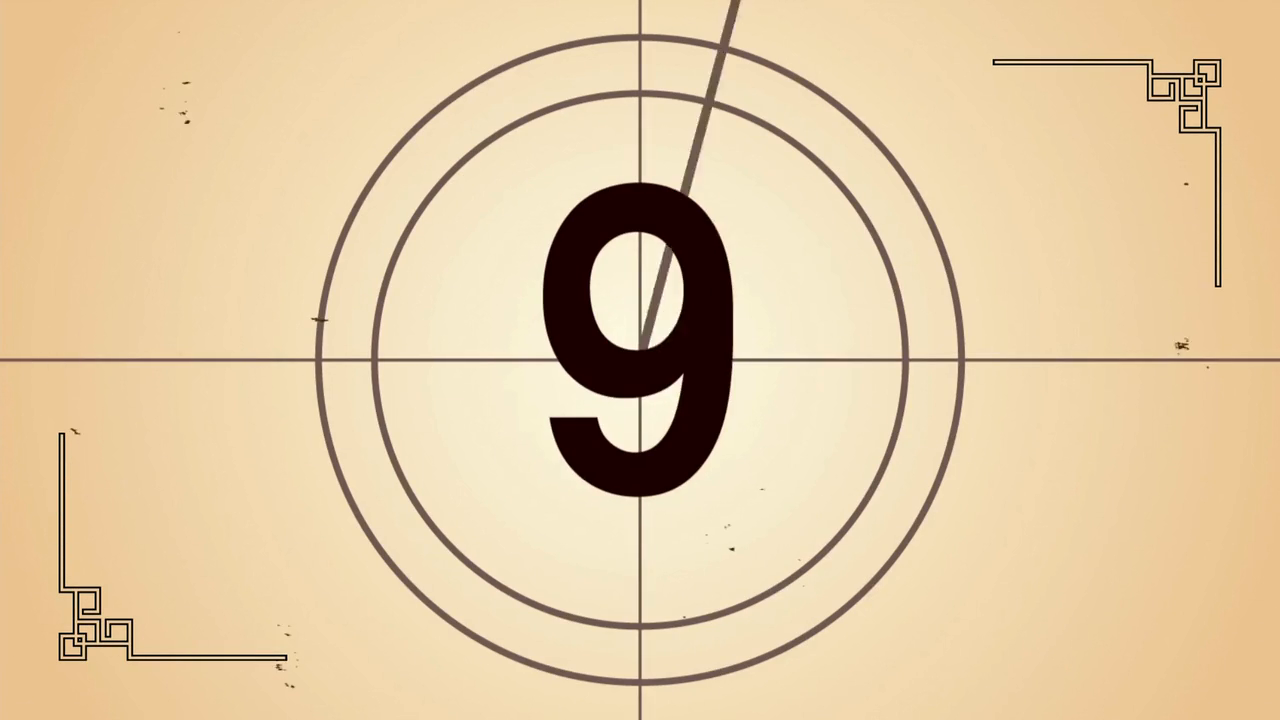
#> input picture frame 32 of Experiment 8 - Solutions by students/experiment08/input_video.mp4, 1280 x 720 px
$ python exp08.py
#> lines starting #> are read from the running program, lines starting #| are printed output that depends on the picture
import os
import urllib.request
import cv2
import numpy as np

# -------------------------------------------------------------------------
# Step 1: Load video sequence (downloading car-detection benchmark)
# -------------------------------------------------------------------------
VIDEO_PATH = "input_video.mp4"


if not os.path.exists(VIDEO_PATH):
    print("Downloading car-detection.mp4...")
    urllib.request.urlretrieve(VIDEO_URL, VIDEO_PATH)
    print("Download finished.")

cap = cv2.VideoCapture(VIDEO_PATH)
fps = cap.get(cv2.CAP_PROP_FPS)
if fps <= 0:
    fps = 30.0

ret, first_frame = cap.read()
#> first_frame is the input picture: shape (720, 1280, 3); mean B, G, R 164.3, 202.1, 226.6
if not ret:
    cap.release()
    raise RuntimeError("Failed to read video.")

# -------------------------------------------------------------------------
# Step 2: Grayscale conversion & Shi-Tomasi Feature Corner Detection
# -------------------------------------------------------------------------
prev_gray = cv2.cvtColor(first_frame, cv2.COLOR_BGR2GRAY)
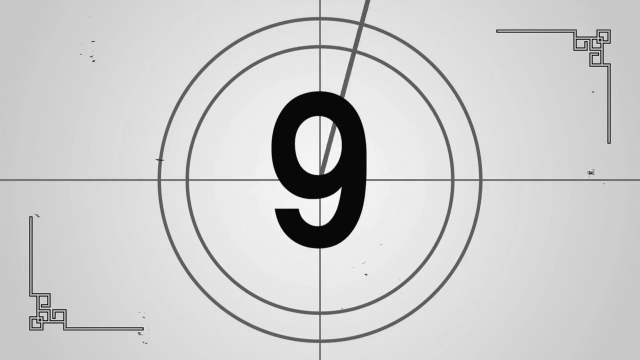
#> prev_gray: shape (720, 1280) (shown at 1/2 size); min 0, max 254, mean 205.2
feature_params = dict(maxCorners=150, qualityLevel=0.3, minDistance=7, blockSize=7)
p0 = cv2.goodFeaturesToTrack(prev_gray, mask=None, **feature_params)
#> p0 = 68 rows, first 8: [1216, 82], [1204, 128], [1204, 75], [1148, 63], [99, 641], [1170, 96], [1181, 107], [1180, 78]

# Parameters for Step 3: Lucas-Kanade Sparse Flow
lk_params = dict(
    winSize=(15, 15),
    maxLevel=2,
    criteria=(cv2.TERM_CRITERIA_EPS | cv2.TERM_CRITERIA_COUNT, 10, 0.03),
)

# Canvases for Step 4 & Step 6
trajectory_canvas = np.zeros_like(first_frame)
hsv_canvas = np.zeros_like(first_frame)
hsv_canvas[..., 1] = 255  # Fixed saturation

# Tracking metrics accumulators for Step 5 & Step 8
cumulative_distance = 0.0
frame_count = 0
PANEL_W, PANEL_H = 480, 270

print("Running full optical flow pipeline. Press 'q' to exit.")

while cap.isOpened():
    ret, frame = cap.read()
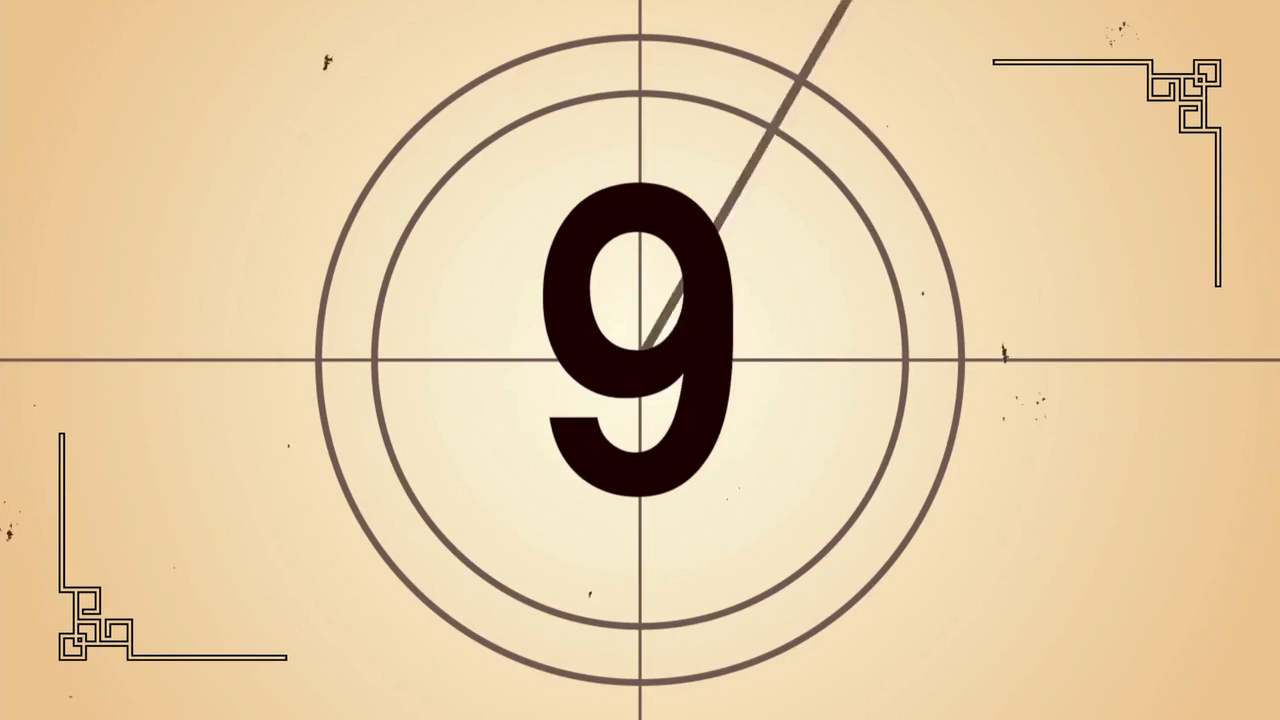
#> input picture frame 33 of Experiment 8 - Solutions by students/experiment08/input_video.mp4, 1280 x 720 px
#> frame is the input picture: shape (720, 1280, 3); mean B, G, R 164.2, 202.1, 226.5
    if not ret:
        break

    frame_count += 1
    frame_gray = cv2.cvtColor(frame, cv2.COLOR_BGR2GRAY)
    lk_vis = frame.copy()

    # Step 2 refresh: Re-detect feature corners if points drop
    if p0 is None or len(p0) < 15:
        p0 = cv2.goodFeaturesToTrack(prev_gray, mask=None, **feature_params)

    # ---------------------------------------------------------------------
    # Step 3, 4, 5, 8: Lucas-Kanade Flow, Trajectory, Direction & Speed
    # ---------------------------------------------------------------------
    current_speeds = []
    current_angles = []
    active_points_count = 0

    if p0 is not None:
        p1, status, err = cv2.calcOpticalFlowPyrLK(
            prev_gray, frame_gray, p0, None, **lk_params
        )
#> p1 has the same summary as p0; status = 68 values from 1 to 1; err = 68 values, max 56.68 at index 66, min 0 at index 0, mean 1.68

        if p1 is not None and status is not None:
            good_new = p1[status == 1]
#> good_new = 68 pairs, first value 61 to 1218, second value 61 to 658
            good_old = p0[status == 1]
#> good_old has the same summary as good_new
            active_points_count = len(good_new)
#> active_points_count = 68

            for new_pt, old_pt in zip(good_new, good_old):
                x_new, y_new = new_pt.ravel()
                x_old, y_old = old_pt.ravel()

                dx = float(x_new - x_old)
                dy = float(y_new - y_old)

                # Step 5: Magnitude (displacement) and direction (angle)
                displacement = float(np.hypot(dx, dy))
                angle_deg = float(np.degrees(np.arctan2(dy, dx))) % 360.0

                current_speeds.append(displacement)
                current_angles.append(angle_deg)

                # Step 4: Draw persistent motion trajectory paths & vectors
                trajectory_canvas = cv2.line(
                    trajectory_canvas,
                    (int(x_new), int(y_new)),
                    (int(x_old), int(y_old)),
                    (0, 255, 0),
                    2,
                )
                lk_vis = cv2.circle(
                    lk_vis, (int(x_new), int(y_new)), 4, (0, 0, 255), -1
                )
#> this loop made 68 passes
#> (x_new, y_new, x_old, y_old, dx, dy, displacement, angle_deg) on passes 1, 2, 3, 5, 6, 7, 8, 9: (1216, 82, 1216, 82, 0, 0, 0, 0), (1204, 128, 1204, 128, 0, 0, 0, 0), (1204, 75, 1204, 75, 0, 0, 0, 0), (99, 641, 99, 641, 0, 0, 0, 0), (1170, 96, 1170, 96, 0, 0, 0, 0), (1181, 107, 1181, 107, 0, 0, 0, 0), (1180, 78, 1180, 78, 0, 0, 0, 0), (79, 639, 79, 639, 0, 0, 0, 0)
#> lk_vis: shape (720, 1280, 3); mean B, G, R 163.9, 201.6, 226.9
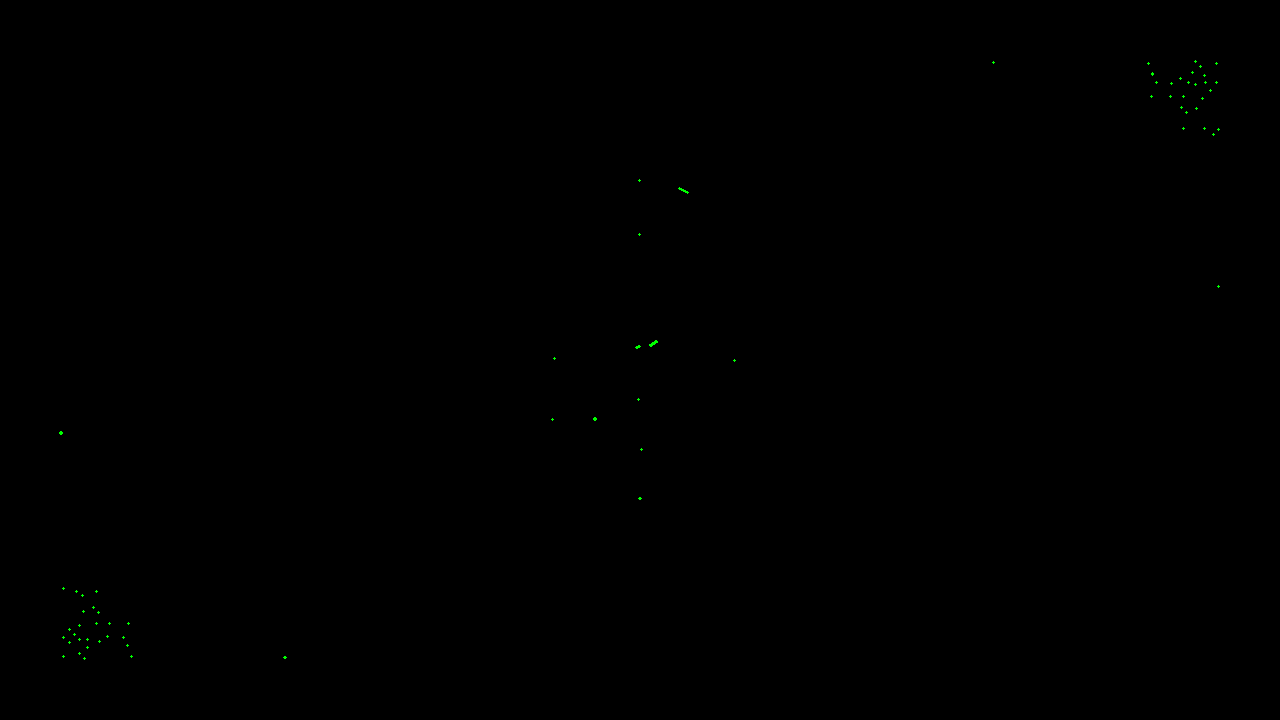
#> trajectory_canvas: shape (720, 1280, 3); mean of channels 0, 1, 2 0, 0.1, 0; drawn as B, G, R
#> after the loop, current_angles = 68 values, max 355.8 at index 64, min 0 at index 0, mean 30.12; current_speeds = 68 values, max 10.11 at index 66, min 0 at index 0, mean 0.316

            p0 = good_new.reshape(-1, 1, 2)

    # Overlay trajectory lines on LK frame
    lk_vis = cv2.add(lk_vis, trajectory_canvas)

    # Step 8: Calculate instantaneous and cumulative motion metrics
    frame_avg_speed = float(np.mean(current_speeds)) if current_speeds else 0.0
#> frame_avg_speed = 0.316
    frame_avg_angle = float(np.mean(current_angles)) if current_angles else 0.0
#> frame_avg_angle = 30.12
    cumulative_distance += frame_avg_speed
#> cumulative_distance = 0.316
    real_time_sec = frame_count / fps

    # ---------------------------------------------------------------------
    # Step 5 & 6: Gunnar Farnebäck Dense Optical Flow (HSV Visualization)
    # ---------------------------------------------------------------------
    flow = cv2.calcOpticalFlowFarneback(
        prev_gray,
        frame_gray,
        None,
        pyr_scale=0.5,
        levels=3,
        winsize=15,
        iterations=3,
        poly_n=5,
        poly_sigma=1.2,
        flags=0,
    )

    flow_mag, flow_ang = cv2.cartToPolar(flow[..., 0], flow[..., 1])
    hsv_canvas[..., 0] = flow_ang * 180 / np.pi / 2
    hsv_canvas[..., 2] = cv2.normalize(flow_mag, None, 0, 255, cv2.NORM_MINMAX)
#> hsv_canvas: shape (720, 1280, 3); mean of channels 0, 1, 2 90.1, 255, 2.9
    dense_vis = cv2.cvtColor(hsv_canvas, cv2.COLOR_HSV2BGR)

    prev_gray = frame_gray.copy()

    # ---------------------------------------------------------------------
    # Visualization & Live Telemetry Dashboard
    # ---------------------------------------------------------------------
    p1_view = cv2.resize(frame, (PANEL_W, PANEL_H))
    p2_view = cv2.resize(lk_vis, (PANEL_W, PANEL_H))
    p3_view = cv2.resize(dense_vis, (PANEL_W, PANEL_H))

    # Panel Titles
    cv2.putText(p1_view, "1. Input Stream", (12, 22), cv2.FONT_HERSHEY_SIMPLEX, 0.55, (0, 255, 255), 2)
#> p1_view: shape (270, 480, 3); mean B, G, R 163.2, 202.4, 226.6
    cv2.putText(p2_view, "2. Lucas-Kanade (Sparse)", (12, 22), cv2.FONT_HERSHEY_SIMPLEX, 0.55, (0, 255, 255), 2)
#> p2_view: shape (270, 480, 3); mean B, G, R 161.9, 202.3, 227.1
    cv2.putText(p3_view, "3. Farneback (Dense HSV)", (12, 22), cv2.FONT_HERSHEY_SIMPLEX, 0.55, (0, 255, 255), 2)
#> p3_view: shape (270, 480, 3); mean B, G, R 2.4, 3.4, 4.1

    # Step 5 & Step 8 HUD Telemetry (Points, Speed, Direction, Trajectory Displacement)
    hud_bg = p2_view.copy()
    cv2.rectangle(hud_bg, (10, PANEL_H - 105), (280, PANEL_H - 10), (0, 0, 0), -1)
    p2_view = cv2.addWeighted(hud_bg, 0.6, p2_view, 0.4, 0)

    cv2.putText(p2_view, f"Tracked Points: {active_points_count}", (15, PANEL_H - 85), cv2.FONT_HERSHEY_SIMPLEX, 0.45, (255, 255, 255), 1)
    cv2.putText(p2_view, f"Speed: {frame_avg_speed:.2f} px/frame", (15, PANEL_H - 65), cv2.FONT_HERSHEY_SIMPLEX, 0.45, (0, 255, 0), 1)
    cv2.putText(p2_view, f"Direction: {frame_avg_angle:.1f} deg", (15, PANEL_H - 45), cv2.FONT_HERSHEY_SIMPLEX, 0.45, (0, 255, 255), 1)
    cv2.putText(p2_view, f"Total Displ: {cumulative_distance:.1f} px", (15, PANEL_H - 25), cv2.FONT_HERSHEY_SIMPLEX, 0.45, (200, 200, 255), 1)

    # Combine into a horizontal dashboard
    dashboard = np.hstack([p1_view, p2_view, p3_view])
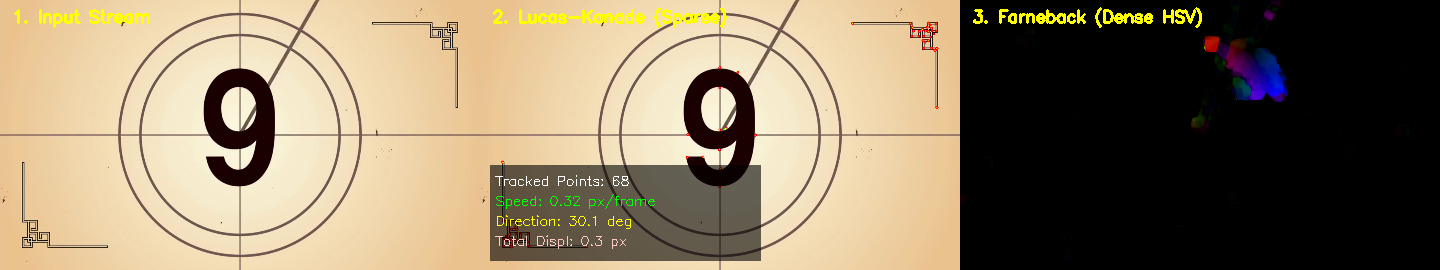
#> dashboard: shape (270, 1440, 3); mean B, G, R 102.6, 128.4, 143.7
    cv2.imshow("Optical Flow Tracking & Motion Analysis", dashboard)

    if cv2.waitKey(20) & 0xFF == ord("q"):
#> (key q is pressed here)
        break

cap.release()
cv2.destroyAllWindows()

$ run again, starting later in the video
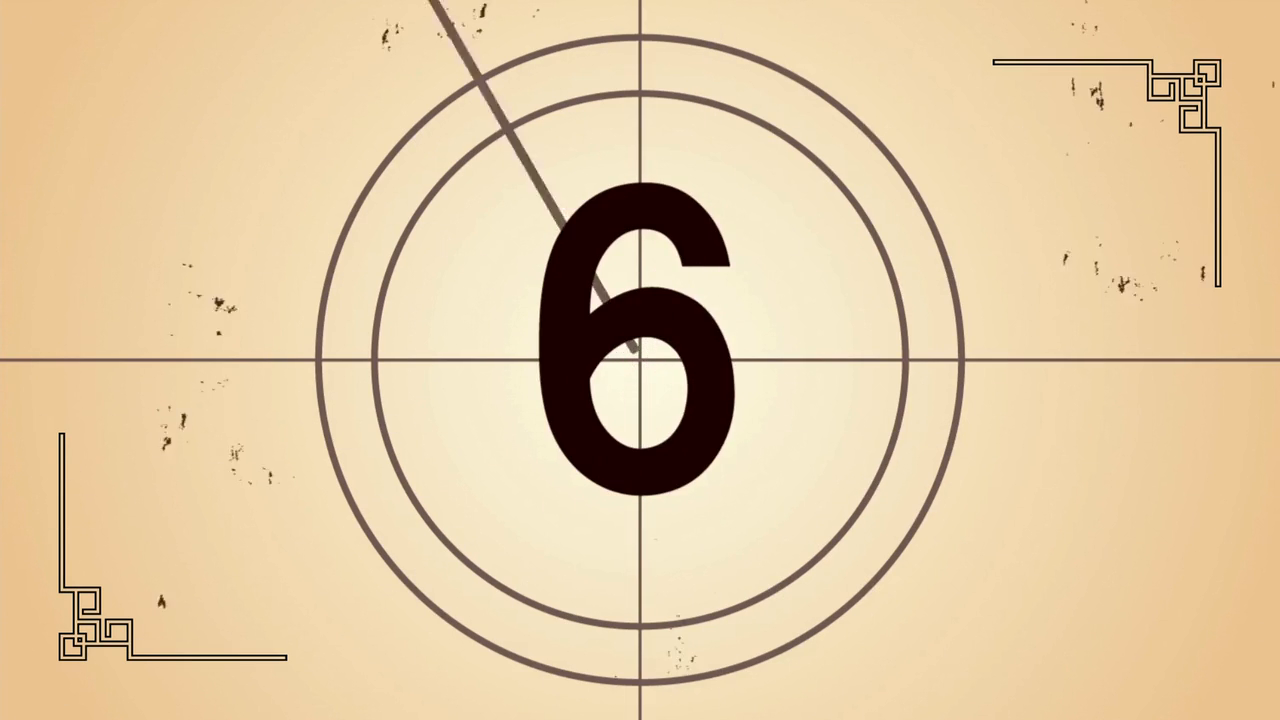
#> input picture frame 148 of Experiment 8 - Solutions by students/experiment08/input_video.mp4, 1280 x 720 px
#> first_frame is the input picture: shape (720, 1280, 3); mean B, G, R 164.1, 201.9, 226.3
#> p0 = 75 rows, first 8: [1148, 63], [1216, 82], [63, 637], [1203, 128], [1200, 80], [79, 639], [1180, 78], [1170, 96]
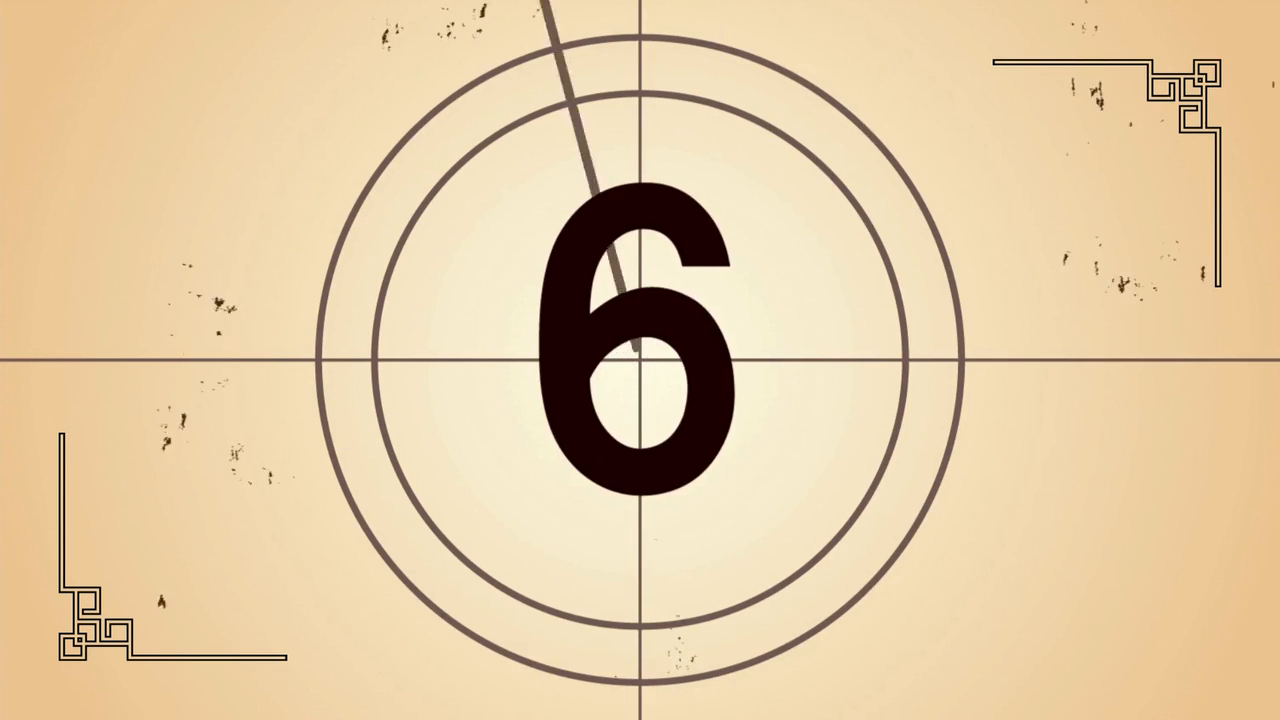
#> input picture frame 149 of Experiment 8 - Solutions by students/experiment08/input_video.mp4, 1280 x 720 px
#> frame is the input picture: shape (720, 1280, 3); mean B, G, R 164.1, 202, 226.3
#> p1 has the same summary as p0; status = 75 values from 1 to 1; err = 75 values, max 43.22 at index 73, min 0 at index 0, mean 1.1
#> good_new = 75 pairs, first value 61 to 1218, second value 61 to 658
#> good_old has the same summary as good_new
#> active_points_count = 75
#> the loop `for new_pt, old_pt in zip(good_new, good_old):` made 75 passes
#> (x_new, y_new, x_old, y_old, dx, dy, displacement, angle_deg) on passes 1 to 7: (1148, 63, 1148, 63, 0, 0, 0, 0), (1216, 82, 1216, 82, 0, 0, 0, 0), (63, 637, 63, 637, 0, 0, 0, 0), (1203, 128, 1203, 128, 0.000977, 0.000122, 0.000984, 7.13), (1200, 80, 1200, 80, 0, 0, 0, 0), (79, 639, 79, 639, 0, 0, 0, 0), (1180, 78, 1180, 78, 0, -1.53e-05, 1.53e-05, 270)
#> after the loop `for new_pt, old_pt in zip(good_new, good_old):`: current_angles = 75 values, max 346 at index 52, min 0 at index 0, mean 66.34; current_speeds = 75 values, max 16.83 at index 73, min 0 at index 0, mean 0.281
#> frame_avg_speed = 0.281
#> frame_avg_angle = 66.34
#> cumulative_distance = 0.281
#> `dashboard = np.hstack([p1_view, p2_view, p3_view])`:
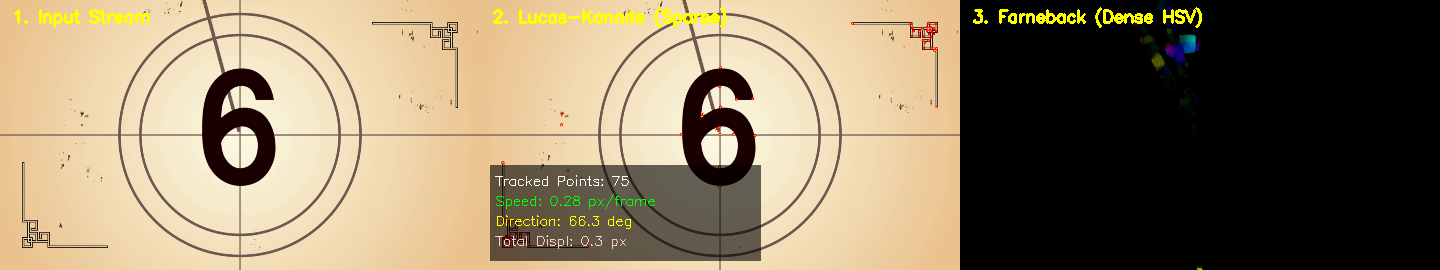
#> dashboard: shape (270, 1440, 3); mean B, G, R 101.9, 128.3, 143.4
